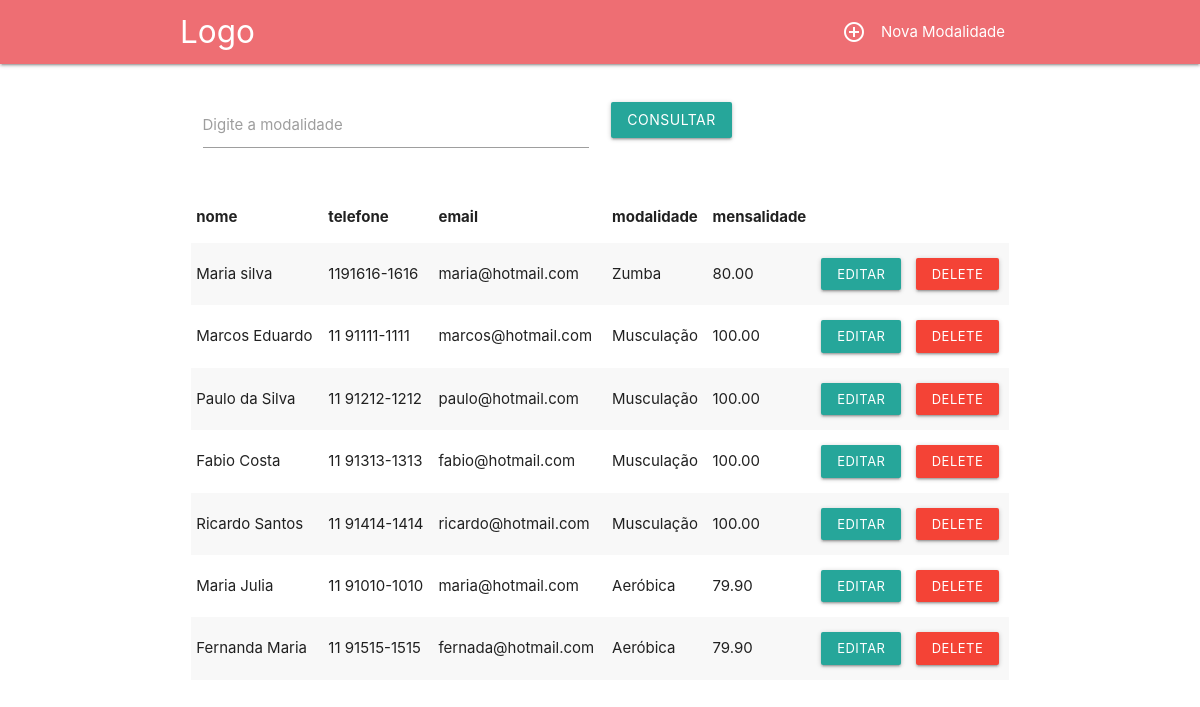
Page /public/home.php on the committed database.
### tables this page shows
CREATE TABLE IF NOT EXISTS `tb_alunos` (
  `id` int(11) NOT NULL AUTO_INCREMENT,
  `nome` varchar(30) NOT NULL,
  `tel` varchar(20) NOT NULL,
  `email` varchar(255) NOT NULL,
  `modalidade` int(11) NOT NULL,
  PRIMARY KEY (`id`),
  KEY `modalidade` (`modalidade`),
  KEY `email` (`email`)
);

CREATE TABLE IF NOT EXISTS `tb_modalidades` (
  `id` int(11) NOT NULL AUTO_INCREMENT,
  `modalidade` varchar(255) NOT NULL,
  `mensalidade` decimal(5,2) NOT NULL,
  PRIMARY KEY (`id`),
  UNIQUE KEY `modalidade` (`modalidade`)
);

### classes/Connection.class.php (called while the page is built)
<?php
abstract class Connection {
    public static $instance;
    public static function getInstance() {
        if (!isset(self::$instance)) {
            try {
                self::$instance = new PDO('mysql:host=localhost; dbname=curso1', 'root', '');
                self::$instance->exec("set names utf8");
            } catch (PDOException $e) {
                echo $e->getMessage();
            }
        }
        return self::$instance;
    }
    protected function prepare($sql) {
        return self::getInstance()->prepare($sql);
    }
}
?>

### database/alunos/read.php (called while the page is built, shortened)
<?php
$search = filter_input(INPUT_POST, 'search', FILTER_SANITIZE_SPECIAL_CHARS);
$readAlunos = new Alunos();
$readAlunos->read($search);
?>

### classes/Alunos.class.php (the view, shortened to what this page needs)
<?php
require_once "Connection.class.php";
class Alunos extends Connection implements CrudAlunos{
	private $id;
	protected function getId(){
		return $this->id;
	}
	protected function setId($id){
		$this->id = $id;
	}
	public function read($search){
		$search = $search . "%";
		$sql = "SELECT tb_alunos.id, tb_alunos.nome, tb_alunos.tel, tb_alunos.email, tb_modalidades.modalidade, tb_modalidades.mensalidade FROM tb_alunos JOIN tb_modalidades on tb_modalidades.id = tb_alunos.modalidade WHERE tb_modalidades.modalidade like :search";
		$stmt = Connection::prepare($sql);
		$stmt->bindParam(':search', $search);
		$stmt->execute();
		$result = $stmt->fetchAll();
		foreach ($result as $value) {
			echo "<tr>";
			echo "<td>" . $value['nome'] . "</td>";
			echo "<td>" . $value['tel'] . "</td>";
			echo "<td>" . $value['email'] . "</td>";
			echo "<td>" . $value['modalidade'] . "</td>";
			echo "<td>" . $value['mensalidade'] . "</td>";
			echo "<td> <a href='edit-alunos.php?id={$this->getId()}' class='btn btn-small'>Editar</a> </td>";
			echo "<td> <a href='../database/alunos/delete.php?id={$this->getId()}' class='btn btn-small red'>Delete</a> </td>";
			echo "</tr>";
		}
	}
}
?>

### config/header.inc.php (shortened to what this page needs)
<!DOCTYPE html>
<html lang="pt-br">
<head>
	<link rel="stylesheet" type="text/css" href="../materialize/css/materialize.css">
</head>
<body>
 <nav>
    <div class="nav-wrapper container">
      <a href="home.php" class="brand-logo">Logo</a>
      <ul class="right hide-on-med-and-down">
        <li><a href="modalidades.php"><i class="material-icons left">add_circle_outline</i>Nova Modalidade</a></li>
      </ul>
    </div>
  </nav>

### public/home.php
<?php
require_once "../config/header.inc.php";
?>
<div class="row container">
	<div class="col s12">
		<br>
		<?php require_once "../forms/form-consulta.php"; ?>
		<table class="striped">
			<thead>
				<tr>
					<th>nome</th>
					<th>telefone</th>
					<th>email</th>
					<th>modalidade</th>
					<th>mensalidade</th>
				</tr>
			</thead>
			<tbody>
				<?php require_once "../database/alunos/read.php"; ?>
			</tbody>
		</table>
	</div>
</div>
<?php require_once "../config/footer.inc.php"; ?>

### forms/form-consulta.php
<form action="" method="POST" class="col s12">
	<div class="row">
		<div class="input-field col s6">
			<input id="search" type="text" name="search" >
    	<label for="search">Digite a modalidade</label>
		</div>
		<div class="input-field col s6">
			<input type="submit" value="Consultar" name="" class="btn">
		</div>
	</div>
</form>

### config/footer.inc.php (shortened to what this page needs)
</body>
</html>

### rows in the picture
tb_alunos: nome "Maria silva", tel "1191616-1616", email "maria@hotmail.com", tb_modalidades.modalidade "Zumba", tb_modalidades.mensalidade "80.00"
tb_alunos: nome "Marcos Eduardo", tel "11 91111-1111", email "marcos@hotmail.com", tb_modalidades.modalidade "Musculação", tb_modalidades.mensalidade "100.00"
tb_alunos: nome "Paulo da Silva", tel "11 91212-1212", email "paulo@hotmail.com", tb_modalidades.modalidade "Musculação", tb_modalidades.mensalidade "100.00"
tb_alunos: nome "Fabio Costa", tel "11 91313-1313", email "fabio@hotmail.com", tb_modalidades.modalidade "Musculação", tb_modalidades.mensalidade "100.00"
tb_alunos: nome "Ricardo Santos", tel "11 91414-1414", email "ricardo@hotmail.com", tb_modalidades.modalidade "Musculação", tb_modalidades.mensalidade "100.00"
tb_alunos: nome "Maria Julia", tel "11 91010-1010", email "maria@hotmail.com", tb_modalidades.modalidade "Aeróbica", tb_modalidades.mensalidade "79.90"
tb_alunos: nome "Fernanda Maria", tel "11 91515-1515", email "fernada@hotmail.com", tb_modalidades.modalidade "Aeróbica", tb_modalidades.mensalidade "79.90"
